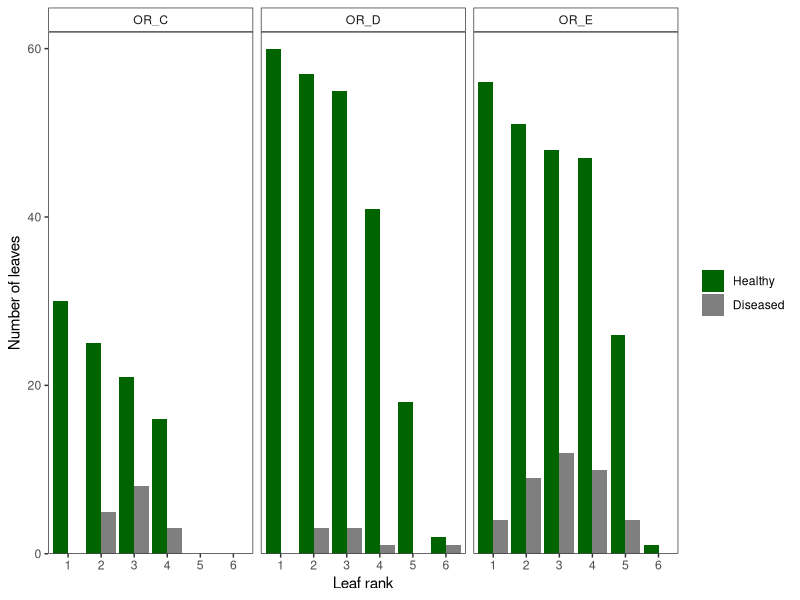
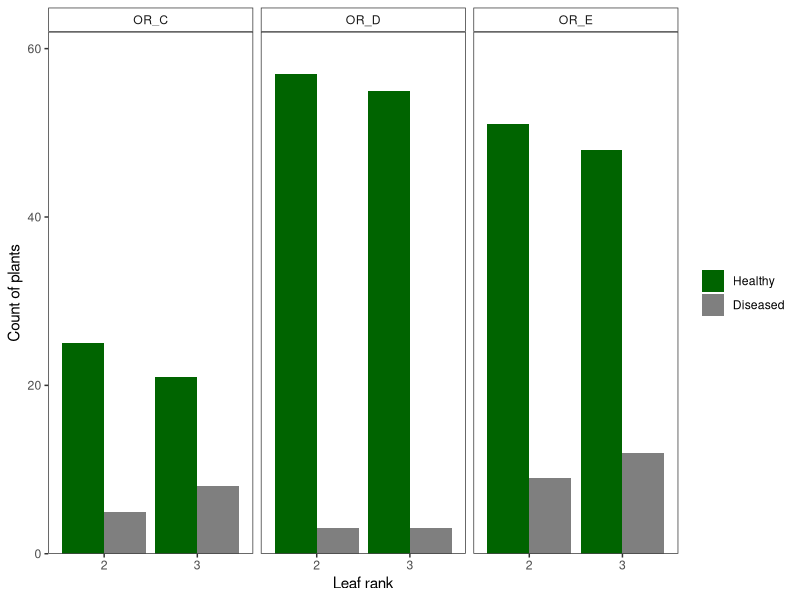
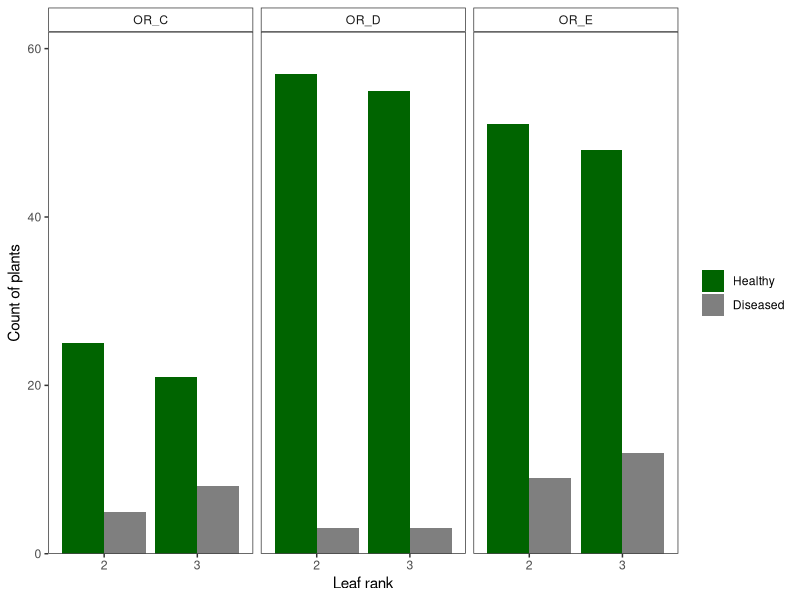
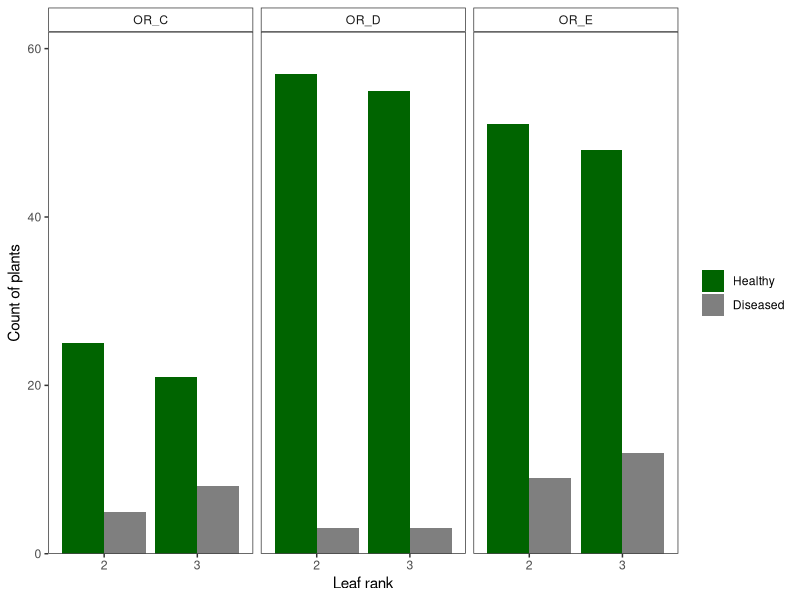

Recreate these plots in R, in order.
# Code files for EelgrassDiseaseTemperature manuscript
# 03_validate_leaf2_oregon

# Last updated 2022-03-30 by Lillian Aoki

# This script validates using leaf 2 for the Oregon measurements, instead of leaf 3 as in the other regions
# Outputs are Fig S8 in the manuscript
library(tidyverse)

or <- read.csv("Data/OR_compare_leaf2_leaf3.csv")
or$Estuary <- as.factor(or$Estuary)
or$Site <- as.factor(or$Site)
leaf <- tibble("Site"=or$Site,"Depth"=or$Depth,"Shoot"=or$`Shoot`,"Leaf"=or$`Leaf`,WD=or$`Wasting.Disease.`)
leaf <- na.omit(leaf)
leaf$WD <- gsub("1","0",leaf$WD)
leaf$WD <- gsub("2","1",leaf$WD)
leaf$Meadow[leaf$Site=="IF"] <- "OR_D"
leaf$Meadow[leaf$Site=="SBS"] <- "OR_C"
leaf$Meadow[leaf$Site=="SBN"] <- "OR_E"

leaf$Leaf <- as.factor(leaf$Leaf)
leaf_summ <- leaf %>%
  group_by(Site,Meadow,Depth,Leaf)%>%
  summarise(n=length(WD),diseased=length(WD[WD==1]),healthy=length(WD[WD==0]),
            prevalence=diseased/n)
leaf_summ2 <- leaf %>%
  group_by(Site,Meadow,Leaf)%>%
  summarise(n=length(WD),diseased=length(WD[WD==1]),healthy=length(WD[WD==0]),
            prevalence=diseased/n)
print(leaf_summ2)

ggplot(leaf,aes(x=Leaf,fill=WD))+geom_bar(position = position_dodge(preserve = "single"))+
  facet_wrap(~Meadow)+
  scale_y_continuous(expand = c(0,0),limits=c(0,62))+
  theme_bw(base_size = 11)+
  scale_fill_manual(values=c("darkgreen","grey50"),labels=c("Healthy","Diseased"))+
  xlab("Leaf rank")+
  ylab("Number of leaves")+
  theme(legend.title = element_blank(),
        panel.grid = element_blank(),
        strip.background = element_rect(fill="white"))
ggplot(leaf[leaf$Leaf==2|leaf$Leaf==3,],aes(x=Leaf,fill=WD))+geom_bar(position = position_dodge(preserve = "single"))+
  facet_wrap(~Meadow)+
  scale_y_continuous(expand = c(0,0),limits=c(0,62))+
  theme_bw(base_size = 11)+
  scale_fill_manual(values=c("darkgreen","grey50"),labels=c("Healthy","Diseased"))+
  xlab("Leaf rank")+
  ylab("Count of plants")+
  theme(legend.title = element_blank(),
        panel.grid = element_blank(),
        strip.background = element_rect(fill="white"))
ggsave(filename = "Figures/FigS1_leaf2_oregon.jpg", width = 4.75, height = 3.4)
# create high resolution version for submission (not uploaded)
ggsave(filename = "Figures/HighRes/FigS1_leaf2_oregon.tiff", width = 4.75, height = 3.4)

# check with logistic regression model
leaf23 <- subset(leaf,Leaf=="2" | Leaf=="3")
leaf23$WD <- as.integer(leaf23$WD)
m1 <- glm(WD~Leaf,data=leaf23, family=binomial)
summary(m1)
m2 <- glm(WD~Leaf*Site,data=leaf23, family=binomial)
summary(m2)
drop1(m2)
# no significant effect of Leaf 3